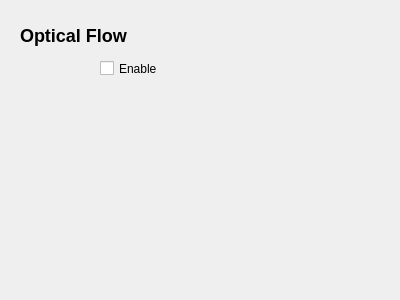
<?xml version="1.0" encoding="UTF-8"?>
<ui version="4.0">
 <class>OpticalFlowConfig</class>
 <widget class="QWidget" name="OpticalFlowConfig">
  <property name="geometry">
   <rect>
    <x>0</x>
    <y>0</y>
    <width>400</width>
    <height>300</height>
   </rect>
  </property>
  <property name="windowTitle">
   <string>Form</string>
  </property>
  <widget class="QLabel" name="label">
   <property name="geometry">
    <rect>
     <x>20</x>
     <y>20</y>
     <width>131</width>
     <height>31</height>
    </rect>
   </property>
   <property name="text">
    <string>&lt;h2&gt;Optical Flow&lt;/h2&gt;</string>
   </property>
   <property name="scaledContents">
    <bool>false</bool>
   </property>
  </widget>
  <widget class="QCheckBox" name="enableCheckBox">
   <property name="geometry">
    <rect>
     <x>100</x>
     <y>60</y>
     <width>70</width>
     <height>17</height>
    </rect>
   </property>
   <property name="text">
    <string>Enable</string>
   </property>
  </widget>
  <widget class="QLabel" name="label_2">
   <property name="geometry">
    <rect>
     <x>10</x>
     <y>60</y>
     <width>81</width>
     <height>71</height>
    </rect>
   </property>
   <property name="text">
    <string/>
   </property>
   <property name="pixmap">
    <pixmap resource="../../../qgroundcontrol.qrc">:/files/images/devices/BR-0016-01-3T.jpg</pixmap>
   </property>
   <property name="scaledContents">
    <bool>true</bool>
   </property>
  </widget>
 </widget>
 <resources>
  <include location="../../../qgroundcontrol.qrc"/>
 </resources>
 <connections/>
</ui>
